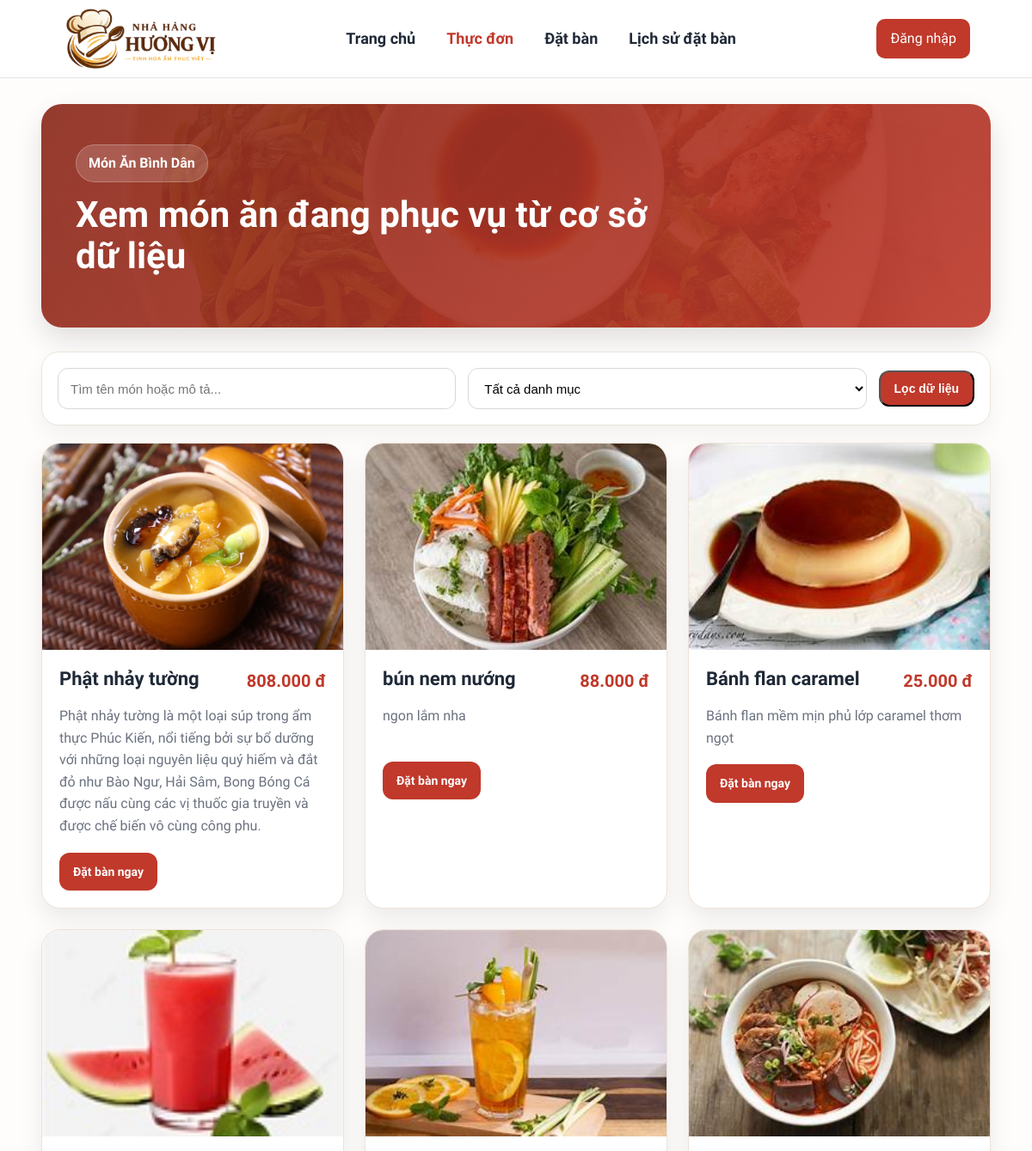
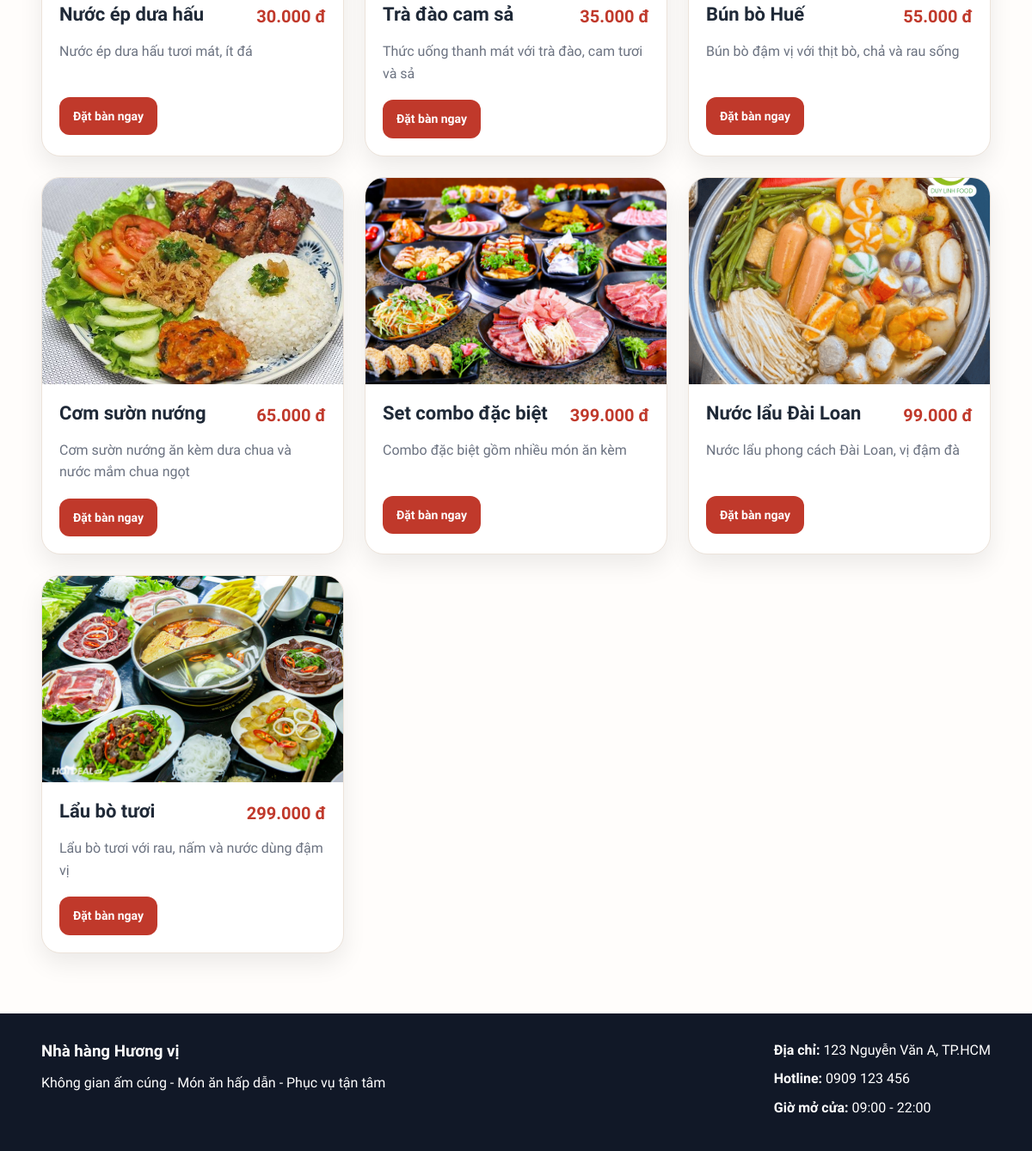
The page /customer/menu.php on the database as committed earlier (2 pictures, top to bottom).
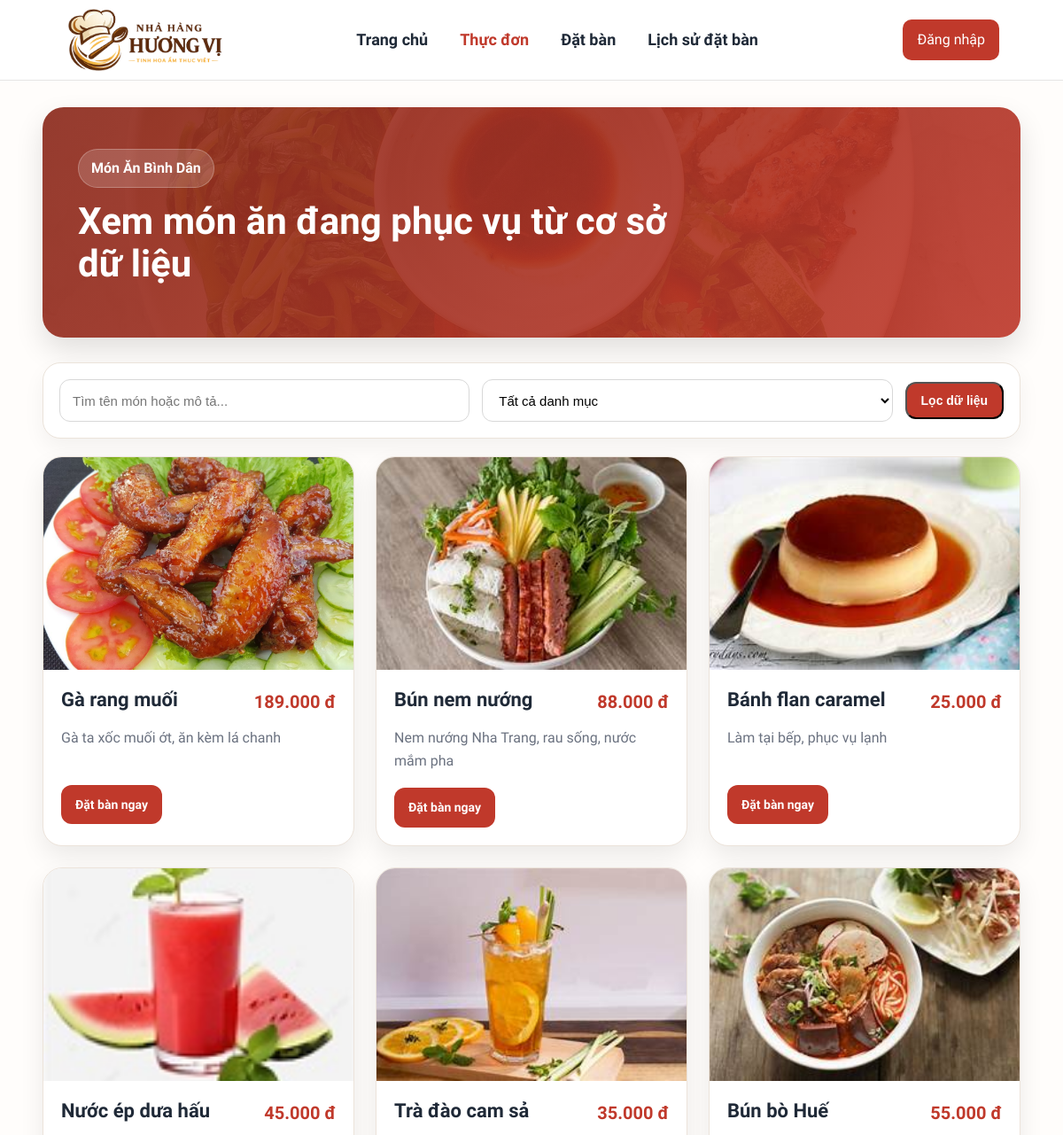
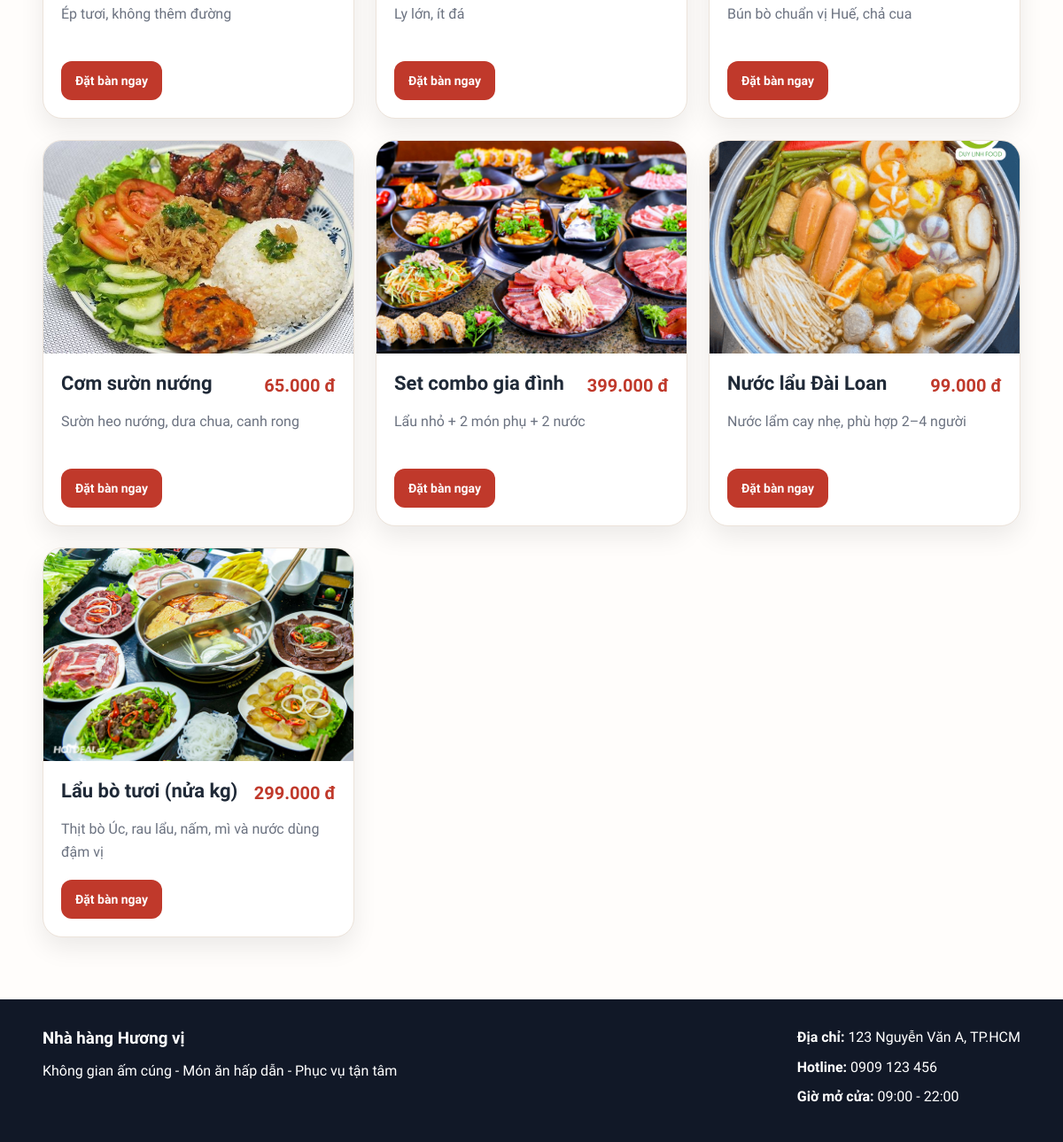
The same page on the database as committed later (2 pictures, top to bottom).
### tables this page shows
CREATE TABLE `menu_items` (
  `item_id` int(11) NOT NULL AUTO_INCREMENT,
  `category_id` int(11) NOT NULL,
  `item_name` varchar(100) NOT NULL,
  `price` decimal(12,2) NOT NULL,
  `description` varchar(255) DEFAULT NULL,
  `image_url` varchar(255) DEFAULT NULL,
  `status` enum('con_hang','het_hang','ngung_ban') NOT NULL DEFAULT 'con_hang',
  PRIMARY KEY (`item_id`),
  UNIQUE KEY `uq_menu_items_item_name` (`item_name`),
  KEY `idx_menu_items_category_id` (`category_id`)
);

### includes/functions.php (called while the page is built, shortened)
<?php
function format_currency($amount): string {
    return number_format((float)$amount, 0, ',', '.') . ' đ';
}
function e($value): string {
    return htmlspecialchars((string)$value, ENT_QUOTES, 'UTF-8');
}

### customer/menu.php (the view, shortened to what this page needs)
<?php
require_once __DIR__ . '/../config/database.php';
require_once __DIR__ . '/../includes/functions.php';
$db = null;
$dbType = '';
if (isset($pdo) && $pdo instanceof PDO) {
    $db = $pdo;
    $dbType = 'pdo';
} elseif (isset($conn) && $conn instanceof mysqli) {
    $db = $conn;
    $dbType = 'mysqli';
} elseif (isset($mysqli) && $mysqli instanceof mysqli) {
    $db = $mysqli;
    $dbType = 'mysqli';
} else {
    die('Không tìm thấy biến kết nối CSDL. Hãy kiểm tra file config/database.php');
}
function db_fetch_all($db, string $dbType, string $sql, array $params = []): array
{
    $stmt = $db->prepare($sql);
    $stmt->execute();
    $result = $stmt->get_result();
    return $result->fetch_all(MYSQLI_ASSOC);
}
$keyword = trim($_GET['keyword'] ?? '');
$sql = "SELECT
            mi.item_id,
            mi.item_name,
            mi.price,
            mi.description,
            mi.image_url,
            mi.status,
            c.category_name
        FROM menu_items mi
        LEFT JOIN categories c ON c.category_id = mi.category_id
        WHERE mi.status = 'con_hang'";
$params = [];
$sql .= " ORDER BY mi.item_id DESC";
$items = db_fetch_all($db, $dbType, $sql, $params);
include __DIR__ . '/../includes/header.php';
?>
<section class="menu-page">
    <div class="container">
        <div class="menu-hero">
            <div class="menu-hero-content">
                <span class="menu-badge">Món Ăn Bình Dân</span>
                <h1>Xem món ăn đang phục vụ từ cơ sở dữ liệu</h1>
            </div>
        </div>
        <div class="menu-toolbar">
            <form method="GET" class="menu-filter-form">
                <div class="filter-group">
                    <input
                        type="text"
                        class="filter-input"
                        name="keyword"
                        placeholder="Tìm tên món hoặc mô tả..."
                        value="<?= e($keyword) ?>"
                    >
                </div>
                <div class="filter-group">
                    <select class="filter-select" name="category_id">
                        <option value="0">Tất cả danh mục</option>
                    </select>
                </div>
                <button type="submit" class="btn btn-primary btn-sm">Lọc dữ liệu</button>
            </form>
        </div>
        <div class="menu-grid">
            <?php if (empty($items)): ?>
                <div class="empty-box">
                    <h3>Không tìm thấy món ăn phù hợp</h3>
                    <p>Hãy thử từ khóa khác hoặc bỏ bộ lọc danh mục.</p>
                </div>
            <?php else: ?>
                <?php foreach ($items as $item): ?>
                    <div class="menu-card">
                        <div class="menu-card-image">
                            <?php
                            $imageUrl = $item['image_url'] ?? '/quanlynhahang/assets/images/featured-2.jpg';
                            ?>
                            <img src="<?= e($imageUrl) ?>" alt="<?= e($item['item_name']) ?>">
                        </div>
                        <div class="menu-card-body">
                            <div class="menu-card-top">
                                <h3><?= e($item['item_name']) ?></h3>
                                <span class="menu-price"><?= format_currency($item['price']) ?></span>
                            </div>
                            <p class="menu-description">
                                <?= e($item['description'] ?: 'Chưa có mô tả cho món ăn này.') ?>
                            </p>
                            <div class="menu-card-actions">
                                <a href="/quanlynhahang/customer/reservation.php?item_id=<?= (int)$item['item_id'] ?>#chon-mon-dat-truoc" class="btn btn-primary btn-sm">
                                        Đặt bàn ngay
                                </a>
                            </div>
                        </div>
                    </div>
                <?php endforeach; ?>
            <?php endif; ?>
        </div>
    </div>
</section>
<?php include __DIR__ . '/../includes/footer.php'; ?>

### includes/header.php (shortened to what this page needs)
<?php
$user = $_SESSION['user'] ?? null;
$roleName = strtolower($user['role_name'] ?? '');
$fullName = $user['full_name'] ?? '';
$firstLetter = $fullName !== '' ? mb_strtoupper(mb_substr($fullName, 0, 1)) : 'U';
?>
<!DOCTYPE html>
<html lang="vi">
<head>
    <link rel="stylesheet" href="/quanlynhahang/assets/css/style.css">
    <link rel="stylesheet" href="/quanlynhahang/assets/css/fa-all.min.css">
</head>
<body>
<header class="site-header">
    <div class="container nav-wrap">
        <a href="/quanlynhahang/index.php" class="logo">
            <img src="/quanlynhahang/assets/images/logo.png" alt="Nhà Hàng Miền Tây" style="height:70px; width:auto; object-fit:contain; vertical-align:middle;">
        </a>
        <?php $currentPath = $_SERVER['REQUEST_URI']; ?>
        <nav class="main-nav">
            <a href="/quanlynhahang/index.php" <?= strpos($currentPath, '/index.php') !== false || $currentPath === '/quanlynhahang/' ? 'class="active"' : '' ?>>Trang chủ</a>
            <a href="/quanlynhahang/customer/menu.php" <?= strpos($currentPath, '/customer/menu.php') !== false ? 'class="active"' : '' ?>>Thực đơn</a>
            <a href="/quanlynhahang/customer/reservation.php" <?= strpos($currentPath, '/customer/reservation.php') !== false ? 'class="active"' : '' ?>>Đặt bàn</a>
            <a href="/quanlynhahang/customer/reservation-history.php" <?= strpos($currentPath, '/customer/reservation-history.php') !== false ? 'class="active"' : '' ?>>Lịch sử đặt bàn</a>
        </nav>
        <div class="header-user-area">
            <?php if ($user): ?>
                <?php if (in_array($roleName, ['admin', 'quanly'])): ?>
                    <?php $backUrl = $roleName === 'admin' ? '/quanlynhahang/admin.php' : '/quanlynhahang/manager/index.php'; ?>
                    <a href="<?= $backUrl ?>" class="nav-btn">Trang quản lý</a>
                <?php endif; ?>
                <div class="user-dropdown">
                    <button class="user-dropdown-toggle" type="button" onclick="toggleUserMenu()">
                        <span class="user-avatar"><?= htmlspecialchars($firstLetter) ?></span>
                        <span class="user-meta">
                            <strong><?= htmlspecialchars($fullName) ?></strong>
                            <?php if (strtolower($user['role_name'] ?? '') !== 'khachhang'): ?>
                            <small><?= htmlspecialchars($user['role_name']) ?></small>
                            <?php endif; ?>
                        </span>
                        <span class="user-caret">▾</span>
                    </button>
                    <div class="user-dropdown-menu" id="userDropdownMenu">
                        <a href="/quanlynhahang/profile.php">Hồ sơ cá nhân</a>
                        <a href="/quanlynhahang/change-password.php">Đổi mật khẩu</a>
                        <a href="/quanlynhahang/auth/logout.php" class="logout-link">Đăng xuất</a>
                    </div>
                </div>
            <?php else: ?>
                <a href="/quanlynhahang/auth/login.php" class="nav-btn">Đăng nhập</a>
            <?php endif; ?>
        </div>
    </div>
</header>

### includes/footer.php (shortened to what this page needs)
<footer class="site-footer">
    <div class="container footer-content">
        <div>
            <h3>Nhà hàng Hương vị</h3>
            <p>Không gian ấm cúng - Món ăn hấp dẫn - Phục vụ tận tâm</p>
        </div>
        <div>
            <p><strong>Địa chỉ:</strong> 123 Nguyễn Văn A, TP.HCM</p>
            <p><strong>Hotline:</strong> 0909 123 456</p>
            <p><strong>Giờ mở cửa:</strong> 09:00 - 22:00</p>
        </div>
    </div>
</footer>
</body>
</html>

### assets/css/style.css (style rules this page uses)
* { margin: 0; padding: 0; box-sizing: border-box; }
:root { --primary: #c0392b; --primary-dark: #a5281b; --secondary: #1f2937; --light: #fff8f2; --soft: #f7f3ee; --white: #ffffff; --text: #222; --muted: #6b7280; --border: #e8dfd7; --shadow: 0 12px 30px rgba(0, 0, 0, 0.08); --radius: 18px; }
body { font-family: 'Be Vietnam Pro', -apple-system, BlinkMacSystemFont, 'Segoe UI', system-ui, sans-serif; background: #fffdfb; color: var(--text); line-height: 1.6; }
img { display: block; max-width: 100%; }
a { text-decoration: none; }
.container { width: 92%; max-width: 1200px; margin: 0 auto; }
.site-header { position: sticky; top: 0; z-index: 999; background: rgba(255,255,255,0.96); backdrop-filter: blur(8px); border-bottom: 1px solid var(--border); }
.nav-wrap { min-height: 78px; display: flex; align-items: center; justify-content: space-between; gap: 20px; }
.logo { display: inline-flex; align-items: center; font-size: 35px; font-weight: 700; color: var(--secondary); line-height: 1; }
.main-nav { display: flex; align-items: center; gap: 18px; flex-wrap: wrap; }
.main-nav a { color: var(--secondary); font-weight: 600; }
.main-nav a.active { color: var(--primary); }
.nav-btn { background: var(--primary); color: #fff !important; padding: 10px 16px; border-radius: 10px; }
.btn { display: inline-block; padding: 14px 24px; border-radius: 12px; font-weight: 700; transition: all 0.25s ease; }
.btn-primary { background: #c0392b; color: #fff; }
.site-footer { background: #111827; color: #fff; padding: 30px 0; }
.footer-content { display: flex; justify-content: space-between; gap: 20px; flex-wrap: wrap; }
.footer-content h3, .footer-content p { margin-bottom: 8px; }
.menu-page { padding: 30px 0 70px; background: #fffdfb; }
.menu-hero { background: linear-gradient(135deg, rgba(142, 45, 31, 0.92), rgba(192, 57, 43, 0.9)), url('/quanlynhahang/assets/images/hero-slide-2.jpg') center/cover no-repeat; border-radius: 24px; min-height: 260px; display: flex; align-items: center; padding: 40px; margin-bottom: 28px; box-shadow: 0 14px 32px rgba(0, 0, 0, 0.12); }
.menu-hero-content { max-width: 700px; color: #fff; }
.menu-badge { display: inline-block; background: rgba(255,255,255,0.16); border: 1px solid rgba(255,255,255,0.24); padding: 8px 14px; border-radius: 999px; font-weight: 700; margin-bottom: 14px; }
.menu-hero-content h1 { font-size: 42px; line-height: 1.15; margin-bottom: 12px; }
.menu-toolbar { background: #fff; border: 1px solid #ebe3da; border-radius: 20px; padding: 18px; box-shadow: 0 10px 24px rgba(0,0,0,0.05); margin-bottom: 20px; }
.menu-filter-form { display: flex; gap: 14px; align-items: center; flex-wrap: wrap; }
.filter-group { flex: 1; min-width: 220px; }
.filter-input, .filter-select { width: 100%; height: 48px; border: 1px solid #d8d8d8; border-radius: 12px; padding: 0 14px; outline: none; font-size: 15px; background: #fff; }
.menu-grid { display: grid; grid-template-columns: repeat(3, 1fr); gap: 24px; }
.menu-card { background: #fff; border-radius: 22px; overflow: hidden; border: 1px solid #ece3da; box-shadow: 0 12px 28px rgba(0,0,0,0.08); transition: transform 0.25s ease, box-shadow 0.25s ease; }
.menu-card-image { position: relative; height: 240px; overflow: hidden; }
.menu-card-image img { width: 100%; height: 100%; object-fit: cover; }
.menu-card-body { padding: 20px; }
.menu-card-top { display: flex; justify-content: space-between; align-items: flex-start; gap: 12px; margin-bottom: 12px; }
.menu-card-top h3 { font-size: 22px; line-height: 1.3; color: #1f2937; margin: 0; }
.menu-price { color: #c0392b; font-size: 20px; font-weight: 800; white-space: nowrap; }
.menu-description { color: #6b7280; margin-bottom: 18px; min-height: 48px; }
.menu-card-actions { display: flex; justify-content: space-between; align-items: center; }
.btn-sm { padding: 11px 16px; font-size: 14px; }
.header-user-area { display: flex; align-items: center; margin-left: 18px; }
.site-header { background: #fff; border-bottom: 1px solid #e5e5e5; }
.nav-wrap { display: flex; align-items: center; justify-content: space-between; min-height: 90px; padding: 0 24px; }
.logo { display: flex; align-items: center; flex-shrink: 0; }
.logo img { height: 72px; width: auto; display: block; object-fit: contain; }
.main-nav { display: flex; align-items: center; gap: 36px; }
.main-nav a { text-decoration: none; font-size: 18px; font-weight: 600; color: #1f2937; }

Rows that differ between the two databases and show on the page:
changed menu_items: image_url: a different picture; item_name "Phật nhảy tường" → "Gà rang muối"; price "808.000 đ" → "189.000 đ"; description "Phật nhảy tường là một loại súp trong ẩm thực Phúc Kiến, nổi tiếng bởi sự bổ dưỡng với những loại nguyên liệu quý hiếm và đắt đỏ như Bào Ngư, Hải Sâm, Bong Bóng Cá được nấu cùng các vị thuốc gia truyền và được chế biến vô cùng công phu." → "Gà ta xốc muối ớt, ăn kèm lá chanh"
changed menu_items: item_name "bún nem nướng" → "Bún nem nướng"; description "ngon lắm nha" → "Nem nướng Nha Trang, rau sống, nước mắm pha"
changed menu_items "Bánh flan caramel": description "Bánh flan mềm mịn phủ lớp caramel thơm ngọt" → "Làm tại bếp, phục vụ lạnh"
changed menu_items "Nước ép dưa hấu": price "30.000 đ" → "45.000 đ"; description "Nước ép dưa hấu tươi mát, ít đá" → "Ép tươi, không thêm đường"
changed menu_items "Trà đào cam sả": description "Thức uống thanh mát với trà đào, cam tươi và sả" → "Ly lớn, ít đá"
changed menu_items "Bún bò Huế": description "Bún bò đậm vị với thịt bò, chả và rau sống" → "Bún bò chuẩn vị Huế, chả cua"
changed menu_items "Cơm sườn nướng": description "Cơm sườn nướng ăn kèm dưa chua và nước mắm chua ngọt" → "Sườn heo nướng, dưa chua, canh rong"
changed menu_items: item_name "Set combo đặc biệt" → "Set combo gia đình"; description "Combo đặc biệt gồm nhiều món ăn kèm" → "Lẩu nhỏ + 2 món phụ + 2 nước"
changed menu_items "Nước lẩu Đài Loan": description "Nước lẩu phong cách Đài Loan, vị đậm đà" → "Nước lẩm cay nhẹ, phù hợp 2–4 người"
changed menu_items: item_name "Lẩu bò tươi" → "Lẩu bò tươi (nửa kg)"; description "Lẩu bò tươi với rau, nấm và nước dùng đậm vị" → "Thịt bò Úc, rau lẩu, nấm, mì và nước dùng đậm vị"
